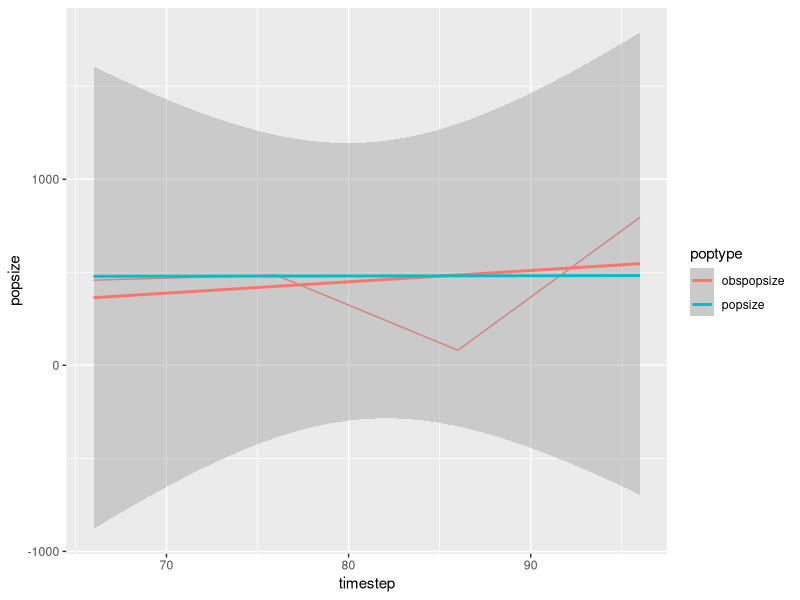
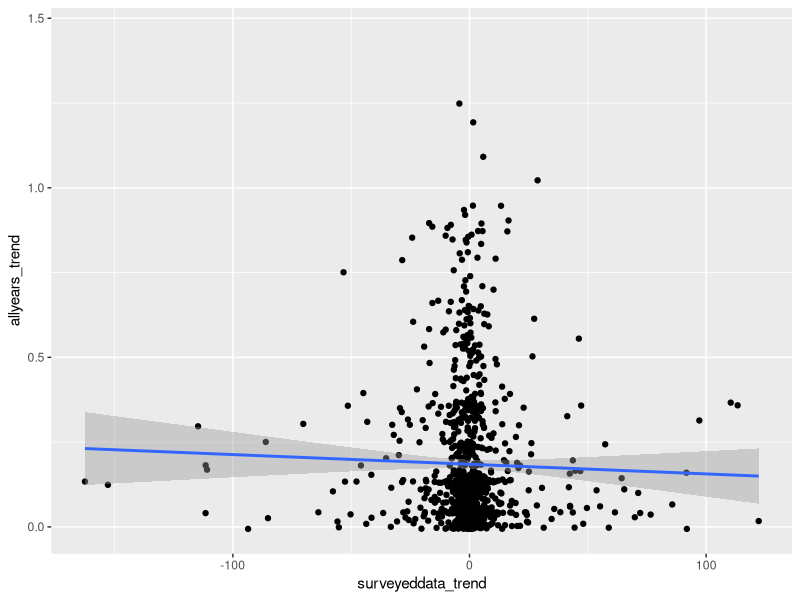
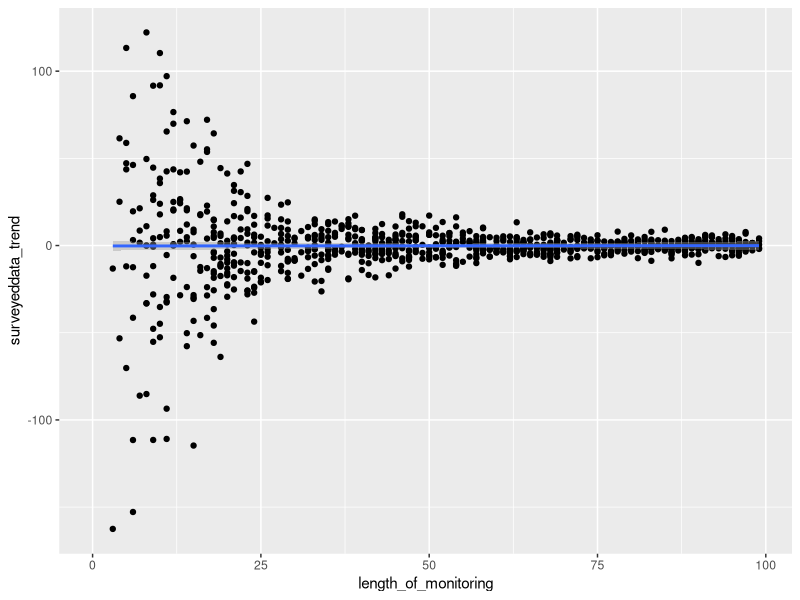
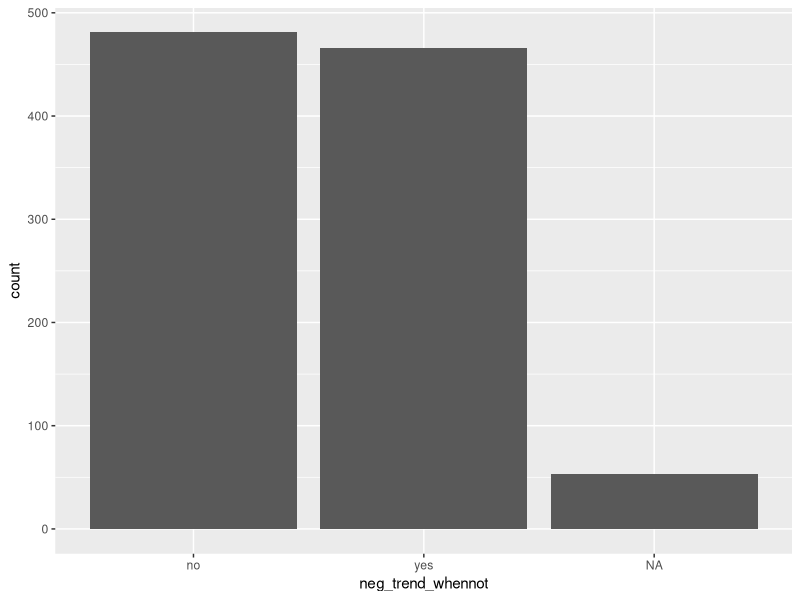
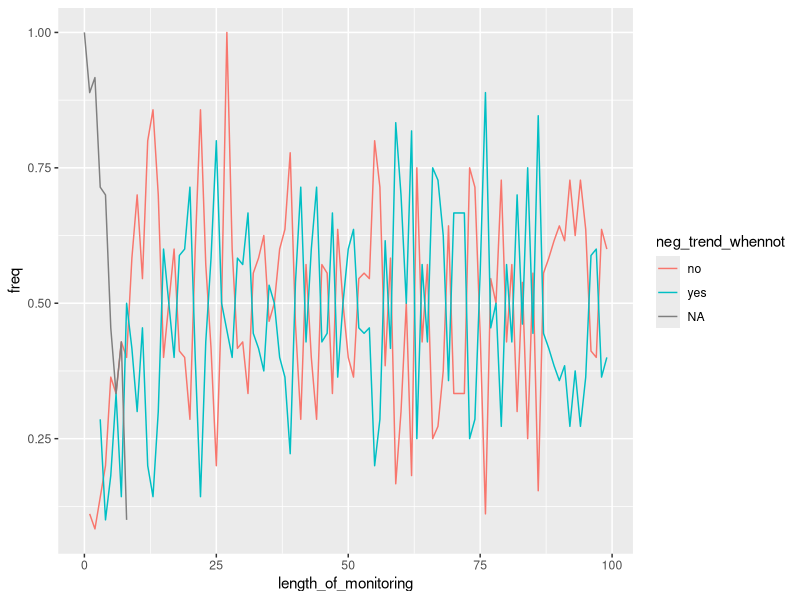

Write R code to recreate these figures, in order.
## ---- chunk 1
library(ggplot2)
library(tidyverse)
## ---- chunk 2
simulations = 1000

compare <- data.frame(simulations=1:simulations,allyears_trend=NA, surveyeddata_trend=NA, length_of_monitoring=NA, neg_trend_whennot=NA)
## ---- chunk 3
for(sims in 1:simulations){

N0 <- runif(1, 1,700) # grabs our starting population size from a random uniform distribution
R <- 2
K <- 500

maxtimesteps = 100 # this is the maximum number of time steps

dat <- data.frame(timestep=1:maxtimesteps,popsize=c(N0, rep(NA, 99))) # this sets our initial population size at time step one and creates an otherwise empty data frame to contain the results

PopNow <- N0 # assigns our current population size to the object PopNow

for(i in 2:nrow(dat)) { 
  dat[i,"popsize"] <- dat[(i-1),"popsize"] + dat[(i-1),"popsize"]*R*(1-dat[(i-1),"popsize"]/K)    
} # so this calculates the population size at time step i by taking the population size at the time step before it, adding the population size the time step before times R times 1-the population size at the temp step before divided by K. It does this till it gets to the end of the data frame

allyears <- lm(data=dat, popsize ~ timestep) # this looks to see if there is a trend in this simulated population. 

compare[sims,"allyears_trend"] <- allyears$coefficients[2] # this pulls out the beta value for that trend

startdate <- round(runif(1, 1, 100)) # this picks a random start date in those 100 time steps

compare[sims,"length_of_monitoring"] <- 100 - startdate # this this figures out how long the monitoring will run for based on the start date

interval <- round(runif(1, 1, 10),0)

surveytimesteps <- seq(startdate, maxtimesteps, by=interval) # this creates time steps every two years from the start date to the end of our timesteps. 

surveyed_data <- dat[surveytimesteps,] # this subsets our population data to include on the timesteps we surveyed

for(row in 1:nrow(surveyed_data)){ 
  surveyed_data[row,"obspopsize"] <- rnorm(1, mean=surveyed_data[row,"popsize"], sd=0.6*surveyed_data[row,"popsize"])
} # this simulations the observation process, saying that the population size we observe is being pulled from a normal distribution around the actual population size with a 0.6*pop size standard deviation. 

surveyedyears <- lm(data=surveyed_data, obspopsize ~ timestep) # this looks for a trend between our observed population size and time. 

compare[sims,"surveyeddata_trend"] <- surveyedyears$coefficients[2] # this pulls out that beta coefficient

compare[sims,"neg_trend_whennot"] <- ifelse(compare[sims,"surveyeddata_trend"]<0&compare[sims,"allyears_trend"]>0,"yes","no")
} # this tells us whether or not we observed a negative trend when one did not actually occur. 

sdat <- surveyed_data %>% gather("poptype","popsize",-timestep) # rearranging data for graphing
## ---- chunk 4
ggplot(data=sdat, aes(x=timestep, y=popsize, color=poptype))+geom_line()+geom_smooth(method="lm")
## ---- chunk 5
summary(lm(data=surveyed_data, popsize ~ timestep))
## ---- chunk 6
summary(lm(data=surveyed_data, obspopsize ~ timestep ))
## ---- chunk 7
ggplot(data=compare, aes(x=surveyeddata_trend, y=allyears_trend))+geom_point()+geom_smooth(method="lm")

summary(lm(data=compare, surveyeddata_trend ~ length_of_monitoring))
## ---- chunk 8
ggplot(data=compare, aes(x=length_of_monitoring, y=surveyeddata_trend))+geom_point()+geom_smooth(method="lm")
## ---- chunk 9
ggplot(data=compare, aes(x=neg_trend_whennot)) + 
        geom_bar()
## ---- chunk 10
compare %>% group_by(length_of_monitoring, neg_trend_whennot) %>% summarize(count=n()) %>% mutate(freq = count / sum(count)) %>%
ggplot(aes(x=length_of_monitoring, y=freq, color=neg_trend_whennot))+geom_line()
